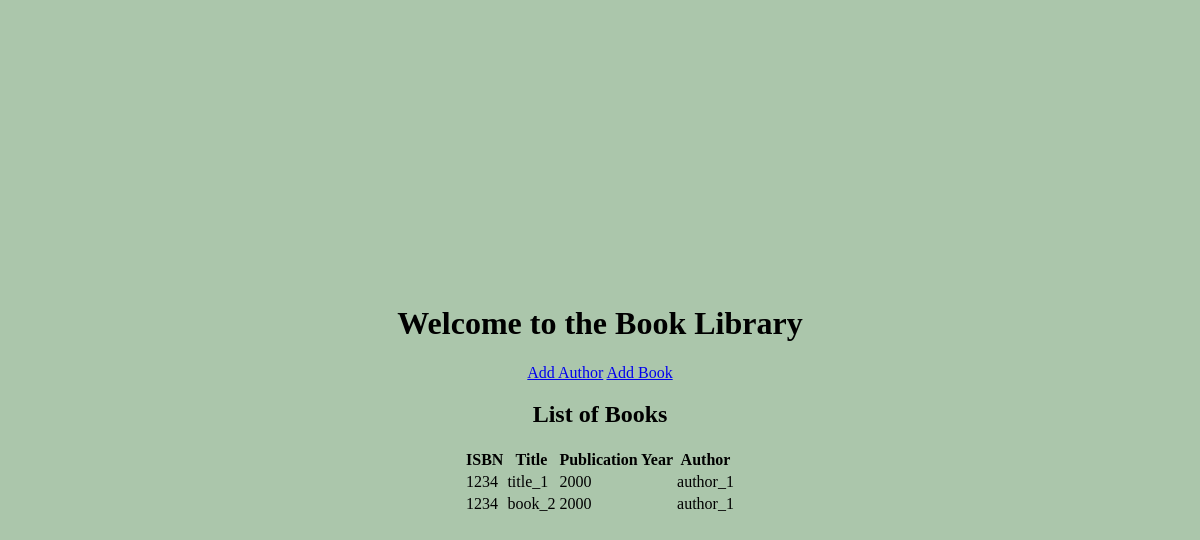
Before: / with the older database file.
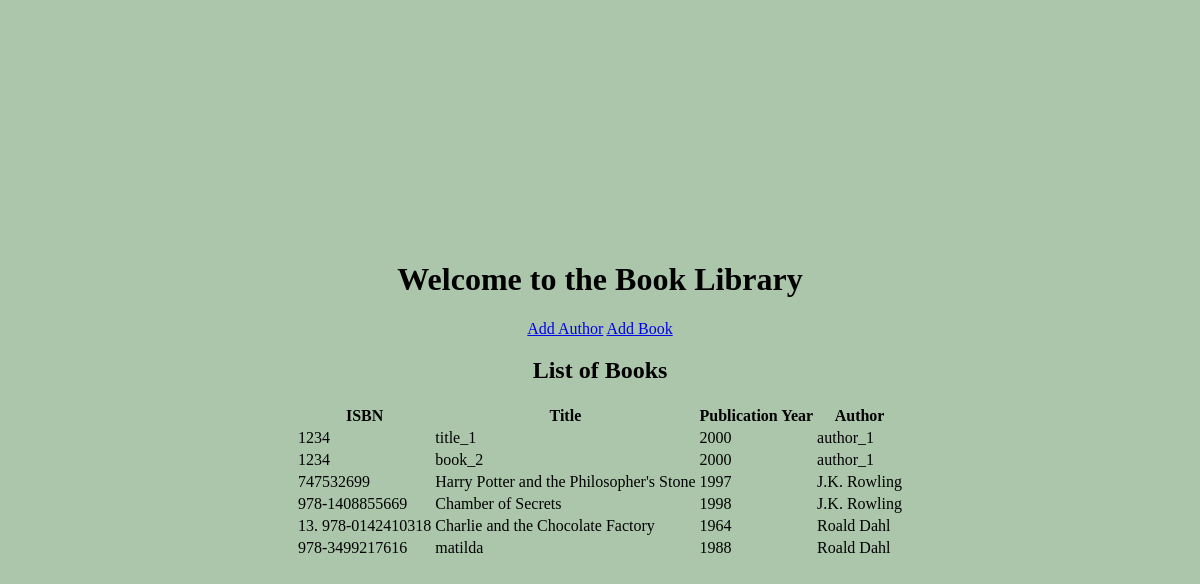
After: the same page with the newer database file.
### data_models.py (models this page shows, shortened)
class Book(db.Model):
    __tablename__ = 'books'
    id = db.Column(db.Integer, primary_key=True, autoincrement=True)
    isbn = db.Column(db.Integer, nullable = False)
    title = db.Column(db.String(100), nullable = False)
    publication_year = db.Column(db.Date, nullable = False)
    author_id = db.Column(db.Integer, db.ForeignKey('authors.id'))

class Author(db.Model):
    __tablename__ = 'authors'
    id = db.Column(db.Integer, primary_key=True, autoincrement=True)
    name = db.Column(db.String(100), nullable=False)
    birth_date = db.Column(db.Date, nullable=False)
    date_of_death = db.Column(db.Date, nullable=True)
    books = db.relationship('Book', backref='author')

### app.py (the view)
@app.route('/')
def home():
    books = Book.query.all()
    authors =Author.query.all()
    return render_template('home.html', books=books, authors=authors)

### templates/home.html (shortened to what this page needs)
<!DOCTYPE html>
<html lang="en">
  <head>
      <link rel="stylesheet" href="{{ url_for('static', filename='styles.css') }}">
  </head>
  <body>
      <h1>Welcome to the Book Library</h1>
      <div>
          <a href="{{ url_for('add_author') }}">Add Author</a>
          <a href="{{ url_for('add_book') }}">Add Book</a>
      </div>
      <h2>List of Books</h2>
      {% if books %}
          <table>
              <thead>
                  <tr>
                      <th>ISBN</th>
                      <th>Title</th>
                      <th>Publication Year</th>
                      <th>Author</th>
                  </tr>
              </thead>
              <tbody>
                  {% for book in books %}
                      <tr>
                          <td>{{ book.isbn }}</td>
                          <td>{{ book.title }}</td>
                          <td>{{ book.publication_year.year }}</td>
                          <td>{{ book.author.name if book.author else 'Unknown' }}</td>
                      </tr>
                  {% endfor %}
              </tbody>
          </table>
      {% else %}
          <p>No books available in the library.</p>
      {% endif %}
  </body>
</html>

### static/styles.css (style rules this page uses)
body { display: flex; flex-direction: column; justify-content: center; align-items: center; height: 100vh; margin: 0; background-color: #abc6ab; }

Changed rows visible on the page:
added Book: isbn "747532699", title "Harry Potter and the Philosopher's Stone", publication_year.year "1997", author "J.K. Rowling"
added Book: isbn "978-1408855669", title "Chamber of Secrets", publication_year.year "1998", author "J.K. Rowling"
added Book: isbn "13. 978-0142410318", title "Charlie and the Chocolate Factory", publication_year.year "1964", author "Roald Dahl"
added Book: isbn "978-3499217616", title "matilda", publication_year.year "1988", author "Roald Dahl"
